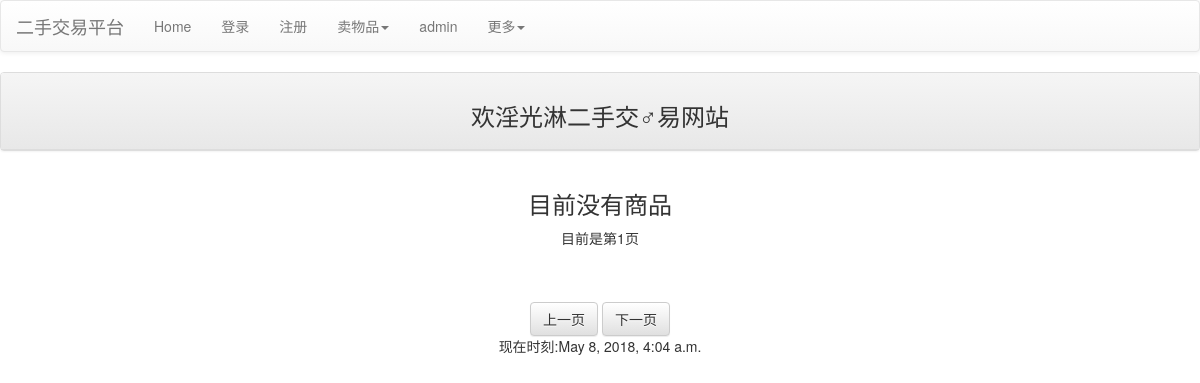
/, run on an earlier commit of the app's database.
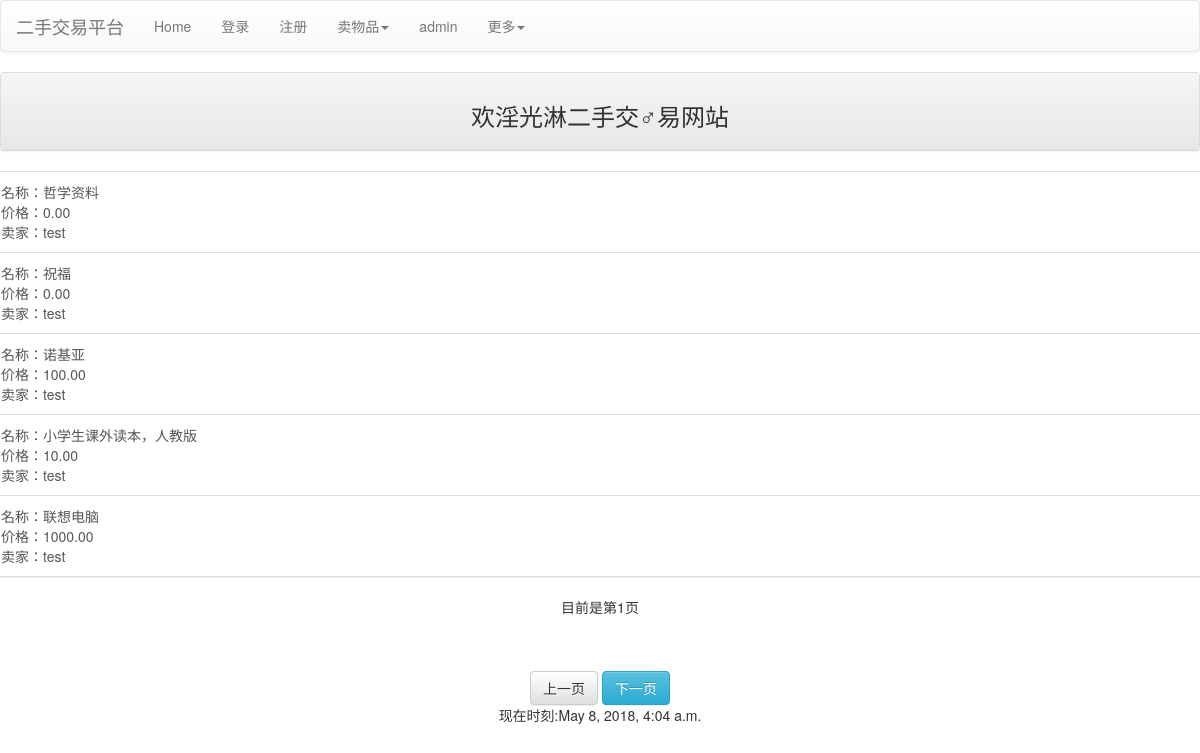
And on a later commit of the database.
### mainsite/models.py (models this page shows, shortened)
class Product(models.Model):
    seller = models.ForeignKey(Profile,on_delete=models.CASCADE)
    category = models.ForeignKey(Category, null = True, blank = True, on_delete = models.SET_NULL)
    price = models.DecimalField(max_digits = 10, decimal_places = 2, default = 0)
    name = models.CharField(max_length = 32)
    description = models.TextField(default = "暂无说明")
    state = models.IntegerField(default = 0)

class Profile(models.Model):
    user = models.OneToOneField(User, on_delete=models.CASCADE)
    male = models.BooleanField(default = False)
    enabled = models.BooleanField(default = True)
    full_name = models.CharField(max_length = 32, null = True, blank = True)
    phone = models.CharField(max_length = 15, null = True, blank = True)
    address = models.CharField(max_length = 256, null = True, blank = True)
    BoundPayment = models.CharField(max_length = 32, null = True, blank = True)
    def __str__(self):
        return self.user.username

### mainsite/views.py (the view)
# urls.py: path('', views.index),
def index(request, pid = None, del_pass = None):
    TheTimeOfNow = datetime.now()
    if request.user.is_authenticated:
        username = request.user.username
    messages.get_messages(request)
    all_products = models.Product.objects.filter(state = 0).order_by("-id")
    paginator_cur = paginator.Paginator(all_products, 5)
    p = request.GET.get('p')
    try:
        products = paginator_cur.page(p)
    except paginator.PageNotAnInteger:
        products = paginator_cur.page(1)
    except paginator.EmptyPage:
        products = paginator_cur.page(paginator_cur.num_pages)
    return render(request,'index.html',locals())

### templates/index.html (shortened to what this page needs)
{% extends "base.html" %}
{% block content %}
<div class="contrainer">
    <div class="row">
        <div class="col-md-12">
            <div class="panel panel-default">
                <div class="panel-heading" align="center">
                    <h3>欢淫光淋二手交♂易网站</h3>
                </div>
            </div>
        </div>
    </div>
    <div class="row">
        {% for product in products %}
            {% if forloop.first %}
                <div class="list-group">
            {% endif %}
                    <a href="/product/{{product.id}}" class="list-group-item">
                        名称：{{product.name}}
                        <br />
                        价格：{{product.price}}
                        <br />
                        卖家：{{product.seller}}
                        <br />
                    </a>
            {% if forloop.last %}
                </div>
            {% endif %}
        {% empty %}
            <center><h3>目前没有商品</h3></center>
        {% endfor %}
    </div>
    <div class="row" align="center">
            目前是第{{ products.number }}页
    </div>
    <div class="pagination pagination-centered" style="height: auto;">
    </div>
    <div class="row" align="center">
        {% if products.has_previous %}
            <a class="btn btn-info" href="?p={{ products.previous_page_number }}">
                上一页
            </a>
        {% else %}
            <a class="btn btn-default" href="#">
                上一页
            </a>
        {% endif %}
        {% if products.has_next %}
            <a class="btn btn-info" href="?p={{ products.next_page_number }}">
                下一页
            </a>
        {% else %}
            <a class="btn btn-default " href="#">
                下一页
            </a>
        {% endif %}
    </div>
</div>
{% endblock %}

### templates/base.html (shortened to what this page needs)
<!DOCTYPE html>
<html lang="en">
<head>
    <link href="/static/css/bootstrap.min.css" rel="stylesheet">
    <link href="/static/css/bootstrap-theme.min.css" rel="stylesheet">
    <link href="/static/css/ie10-viewport-bug-workaround.css" rel="stylesheet">
</head>
<body>
{% include "header.html" %}
{% block content %}{% endblock %}
{% include "footer.html" %}
</body>
</html>

### templates/header.html (shortened to what this page needs)
<nav class="navbar navbar-default">
    <div class="container-fluid">
        <div class="navbar-header">
            <a class="navbar-brand" href="/">二手交易平台</a>
        </div>
        <div id="navbar" class="navbar-collapse collapse">
            <ul class="nav navbar-nav">
                <li><a href="/">Home</a></li>
                {% if username %}
                <li><a href="/logout">注销</a></li>
                <li><a href="/userinfo">查看个人信息</a></li>
                {% else %}
                <li><a href="/login">登录</a></li>
                <li><a href="/accounts/register">注册</a></li>
                {% endif %}
                <li class="dropdown">
                    <a href="#" class="dropdown-toggle" data-toggle="dropdown" role="button" aria-haspopup="true" aria-expanded="false">卖物品<span class="caret"></span></a href="#">
                </li>
                <li><a href="/admin">admin</a></li>
                <li class="dropdown">
                    <a href="#" class="dropdown-toggle" data-toggle="dropdown" role="button" aria-haspopup="true" aria-expanded="false">更多<span class="caret"></span></a href="#">
                </li>
            </ul>
        </div>
    </div>
</nav>

### templates/footer.html
<p align="center">现在时刻:{{ TheTimeOfNow }}</p>

What changed in the data, as far as the page shows it:
added Product: name "哲学资料", price "0.00", seller "test"
added Product: name "祝福", price "0.00", seller "test"
added Product: name "诺基亚", price "100.00", seller "test"
added Product: name "小学生课外读本，人教版", price "10.00", seller "test"
added Product: name "联想电脑", price "1000.00", seller "test"
Also different on the page:
text no longer shown: "目前没有商品"
